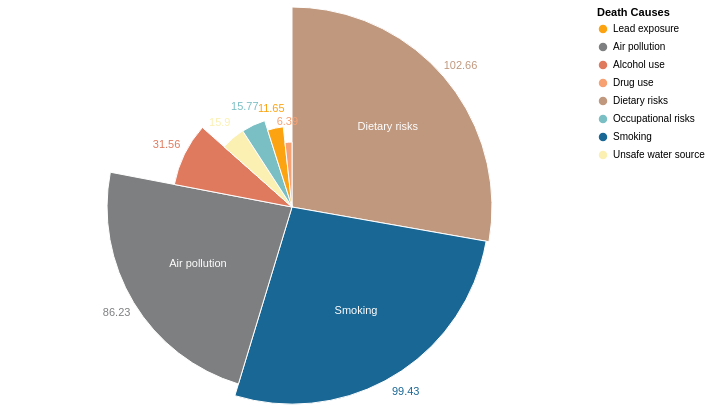

Write the Vega-Lite specification saved for this chart.
### Vega-Lite specification from a JSON file in a GitHub repository (floating-point values rounded to 4 significant figures)
{"$schema": "https://vega.github.io/schema/vega-lite/v5.json", "autosize": "fit-x", "height": 400, "width": 700, "data": {"values": [{"name": "Dietary risks", "value": 102.7}, {"name": "Smoking", "value": 99.43}, {"name": "Air pollution", "value": 86.23}, {"name": "Alcohol use", "value": 31.56}, {"name": "Unsafe water source", "value": 15.9}, {"name": "Occupational risks", "value": 15.77}, {"name": "Lead exposure", "value": 11.65}, {"name": "Drug use", "value": 6.39}]}, "layer": [{"mark": {"type": "arc", "innerRadius": 0, "stroke": "#fff"}}, {"mark": {"type": "text", "radiusOffset": 20}, "encoding": {"text": {"field": "value", "type": "quantitative"}}}, {"mark": {"type": "text", "radiusOffset": -75, "fill": "white", "fontSize": 11}, "encoding": {"text": {"field": "name", "type": "nominal"}, "opacity": {"condition": {"test": "datum.value > 50", "value": 1}, "value": 0}}}], "encoding": {"theta": {"field": "value", "type": "quantitative", "stack": true, "sort": "size"}, "radius": {"field": "value", "scale": {"type": "sqrt", "zero": true, "rangeMin": 20}}, "order": {"field": "value", "type": "quantitative", "sort": "descending"}, "color": {"field": "name", "type": "nominal", "title": "Death Causes", "scale": {"domain": ["Lead exposure", "Air pollution", "Alcohol use", "Drug use", "Dietary risks", "Occupational risks", "Smoking", "Unsafe water source"], "range": ["#FCA311", "#7e7f80", "#e07a5f", "#f7a072", "#c0987e", "#7ABFC4", "#196795", "#FBF0B2"]}}, "tooltip": [{"field": "name", "type": "nominal", "title": "Risk Factor"}, {"field": "value", "type": "quantitative", "title": "Death Rate"}], "strokeOpacity": {"value": 2}}}
